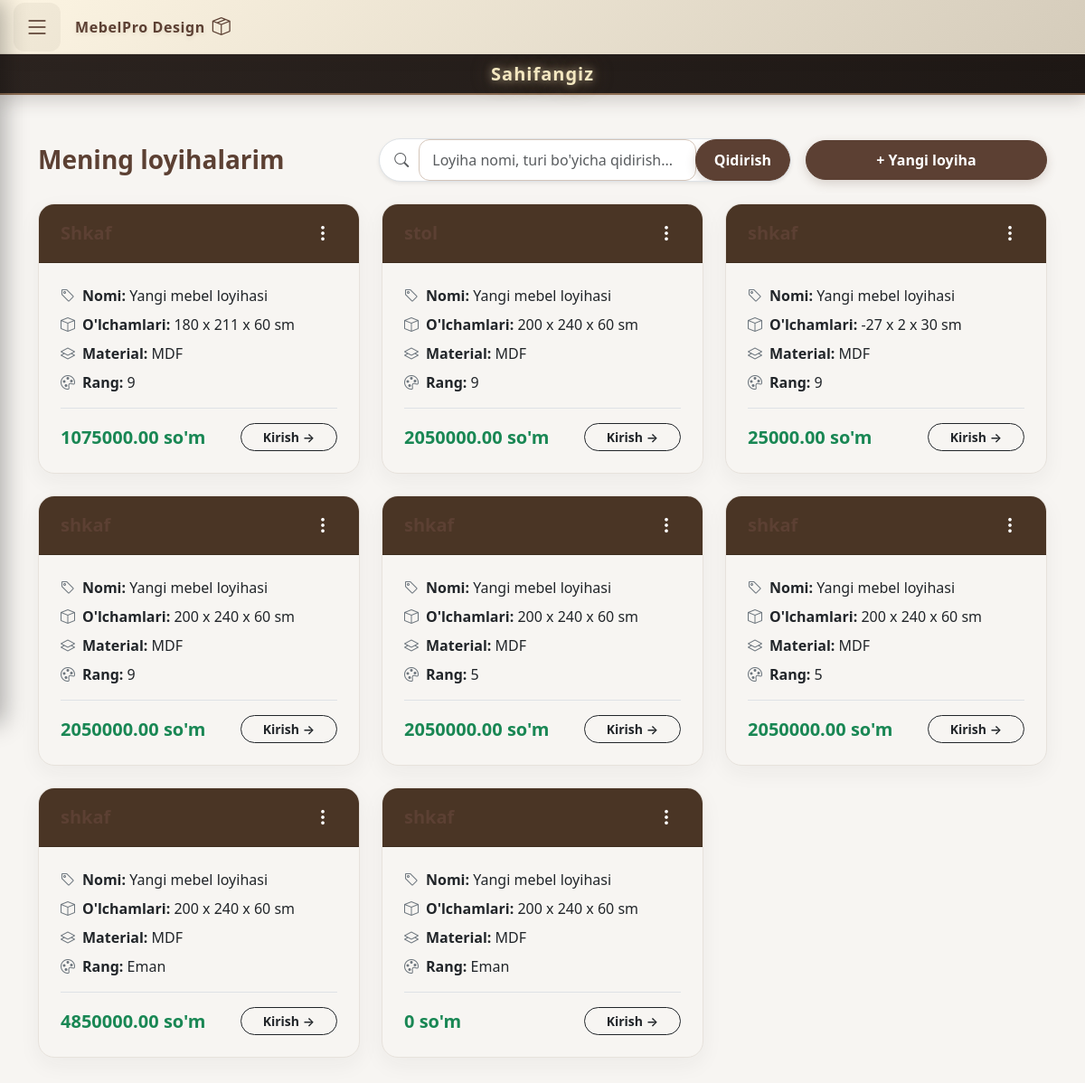
Before: /furniture/projects/ (signed in) with the older database file.
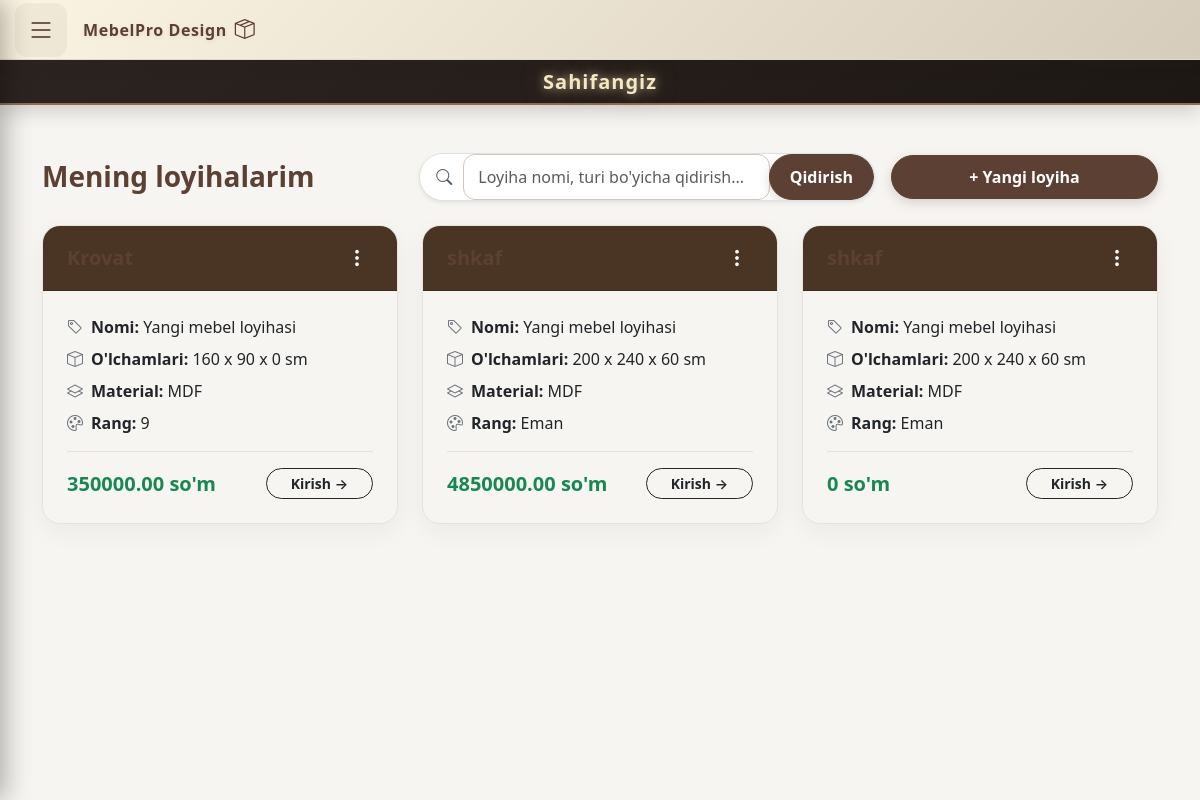
After: the same page with the newer database file.
### furniture/models.py (models this page shows, shortened)
class FurnitureProject(models.Model):
    FURNITURE_TYPES = [
        ('Shkaf', 'Shkaf'),
        ('Stol', 'Stol'),
        ('Oshxona mebeli', 'Oshxona mebeli'),
        ('Krovat', 'Krovat'),
        ('Komod', 'Komod'),
        ('Tumbochka', 'Tumbochka'),
    ]
    user = models.ForeignKey(
        User, on_delete=models.CASCADE, related_name='projects'
    )
    title = models.CharField(max_length=200, default='Yangi mebel loyihasi')
    favorites = models.ManyToManyField(User, related_name='favorite_projects', blank=True, verbose_name="Sevimlilar")
    furniture_type = models.CharField(
        max_length=50, choices=FURNITURE_TYPES, default='shkaf'
    )
    width = models.IntegerField(default=200, verbose_name='Eni')
    height = models.IntegerField(default=240, verbose_name="Bo'yi")
    depth = models.IntegerField(default=60, verbose_name='Chuqurligi')
    doors_count = models.IntegerField(default=4, verbose_name='Eshiklar soni')
    shelves_count = models.IntegerField(default=5, verbose_name='Tokchalar soni')
    material = models.CharField(max_length=50, default='MDF')
    thickness = models.CharField(max_length=20, default='18 mm')
    color = models.CharField(max_length=50, default='Eman')
    square_meters = models.DecimalField(
        max_digits=10, decimal_places=2, default=0, verbose_name="Maydoni (kv.m)"
    )
    price_per_unit = models.DecimalField(
        max_digits=12, decimal_places=2, default=0, verbose_name="1 kv.m narxi"
    )
    estimated_price = models.DecimalField(
        max_digits=12, decimal_places=2, default=4850000.00
    )
    created_at = models.DateTimeField(auto_now_add=True)

### furniture/views.py (the view)
# urls.py: path('projects/', views.my_projects_view, name='my_projects'),
@maker_required
def my_projects_view(request):
    query = request.GET.get('q', '').strip()
    projects = FurnitureProject.objects.all().order_by('-created_at')
    if query:
        projects = projects.filter(
            Q(title__icontains=query) | Q(furniture_type__icontains=query) | Q(material__icontains=query)
        )
    return render(request, 'furniture/projects.html', {'projects': projects, 'query': query})

### furniture/views.py (called while the page is built)
def maker_required(view_func):
    @login_required
    @wraps(view_func)
    def wrapper(request, *args, **kwargs):
        u = request.user
        is_maker = hasattr(u, 'userprofile') and u.userprofile.role == 'maker'
        if u.is_superuser or u.is_staff or is_maker:
            return view_func(request, *args, **kwargs)
        messages.error(request, "Bu sahifa faqat mebelchilar uchun!")
        return redirect('home')  # ochiq sahifa: redirect aylanishi bo'lmaydi
    return wrapper

### templates/furniture/projects.html (shortened to what this page needs)
{% extends 'base.html' %}
{% block content %}
<div class="container py-4">
    <div class="row align-items-center mb-4 g-3">
        <div class="col-md-4">
            <h3 class="fw-bold m-0 text-primary">Mening loyihalarim</h3>
        </div>
        <div class="col-md-5">
            <form method="GET" action="{% url 'my_projects' %}" class="d-flex">
                <div class="input-group shadow-sm rounded-pill overflow-hidden border bg-white">
                    <span class="input-group-text bg-transparent border-0 ps-3 text-muted">
                        <i class="bi bi-search"></i>
                    </span>
                    <input type="text" name="q" value="{{ query|default:'' }}" class="form-control border-0 shadow-none py-2" placeholder="Loyiha nomi, turi bo'yicha qidirish...">
                    <button class="btn btn-primary px-4 fw-semibold" type="submit">Qidirish</button>
                </div>
            </form>
        </div>
        <div class="col-md-3 text-md-end">
            <a href="{% url 'create_project' %}" class="btn btn-primary fw-bold px-4 py-2 rounded-pill shadow-sm w-100 w-md-auto">
                + Yangi loyiha
            </a>
        </div>
    </div>
    <div class="row g-4">
        {% for project in projects %}
        <div class="col-md-4">
            <div class="card border-0 shadow-sm rounded-4 overflow-hidden h-100 d-flex flex-column bg-white">
                <div class="card-header text-white d-flex justify-content-between align-items-center py-3 px-4" style="background-color: #4a3525;">
                    <h5 class="m-0 fw-bold">{{ project.furniture_type|default:"Shkaf" }}</h5>
                    <div class="dropdown">
                        <button class="btn btn-link text-white p-0 text-decoration-none shadow-none d-flex align-items-center justify-content-center" type="button" data-bs-toggle="dropdown" aria-expanded="false" style="width: 32px; height: 32px;">
                            <i class="bi bi-three-dots-vertical fs-5 text-white"></i>
                        </button>
                    </div>
                </div>
                <div class="card-body p-4">
                    <div class="mb-2 d-flex align-items-center">
                        <i class="bi bi-tag me-2 text-secondary fs-6"></i>
                        <span><strong>Nomi:</strong> <span class="text-dark">{{ project.title }}</span></span>
                    </div>
                    <div class="mb-2 d-flex align-items-center">
                        <i class="bi bi-box me-2 text-secondary fs-6"></i>
                        <span><strong>O'lchamlari:</strong> <span class="text-dark">{{ project.width }} x {{ project.height }} x {{ project.depth }} sm</span></span>
                    </div>
                    <div class="mb-2 d-flex align-items-center">
                        <i class="bi bi-layers me-2 text-secondary fs-6"></i>
                        <span><strong>Material:</strong> <span class="text-dark">{{ project.material|default:"MDF" }}</span></span>
                    </div>
                    <div class="mb-3 d-flex align-items-center">
                        <i class="bi bi-palette me-2 text-secondary fs-6"></i>
                        <span><strong>Rang:</strong> <span class="text-dark">{{ project.color|default:"Ko'rsatilmagan" }}</span></span>
                    </div>
                    <div class="mt-auto pt-3 border-top d-flex justify-content-between align-items-center">
                        <h5 class="fw-bold m-0 text-success">{{ project.estimated_price|default:"0" }} so'm</h5>
                        <a href="{% url 'craftsman_project_detail' project.pk %}" class="btn btn-outline-dark rounded-pill px-4 btn-sm fw-semibold">
                            Kirish &rarr;
                        </a>
                    </div>
                </div>
            </div>
        </div>
        {% endfor %}
    </div>
</div>
{% endblock %}

Changed rows visible on the page:
removed FurnitureProject: title "Yangi mebel loyihasi", width "180", height "211", depth "60", material "MDF", color "9", estimated_price "1075000.00"
removed FurnitureProject: title "Yangi mebel loyihasi", width "200", height "240", depth "60", material "MDF", color "9", estimated_price "2050000.00"
removed FurnitureProject: title "Yangi mebel loyihasi", width "-27", height "2", depth "30", material "MDF", color "9", estimated_price "25000.00"
removed FurnitureProject: title "Yangi mebel loyihasi", width "200", height "240", depth "60", material "MDF", color "9", estimated_price "2050000.00"
removed FurnitureProject: title "Yangi mebel loyihasi", width "200", height "240", depth "60", material "MDF", color "5", estimated_price "2050000.00"
removed FurnitureProject: title "Yangi mebel loyihasi", width "200", height "240", depth "60", material "MDF", color "5", estimated_price "2050000.00"
added FurnitureProject: title "Yangi mebel loyihasi", width "160", height "90", depth "0", material "MDF", color "9", estimated_price "350000.00"
